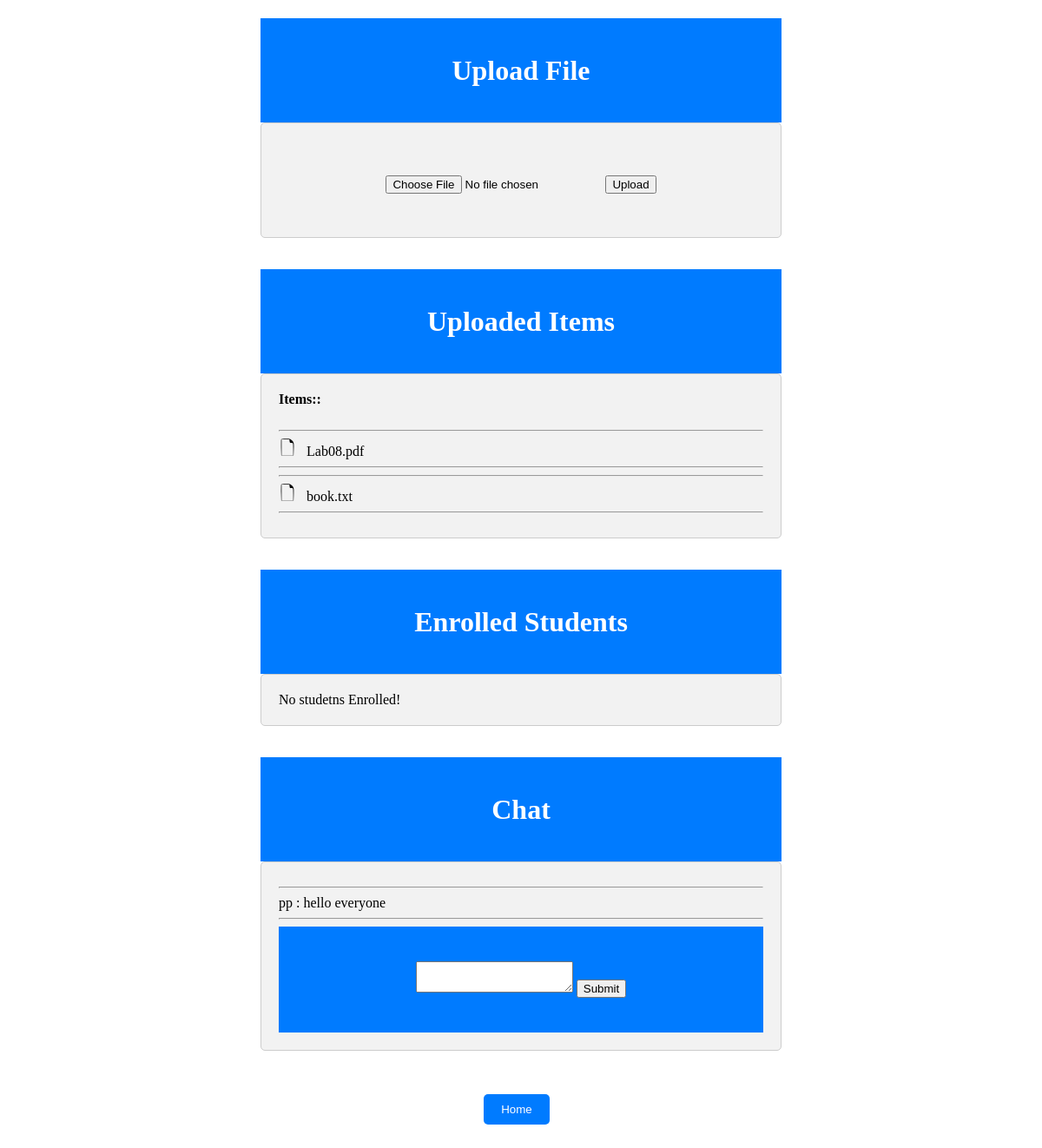
/upload?course_id=1 (signed in), run on an earlier commit of the app's database.
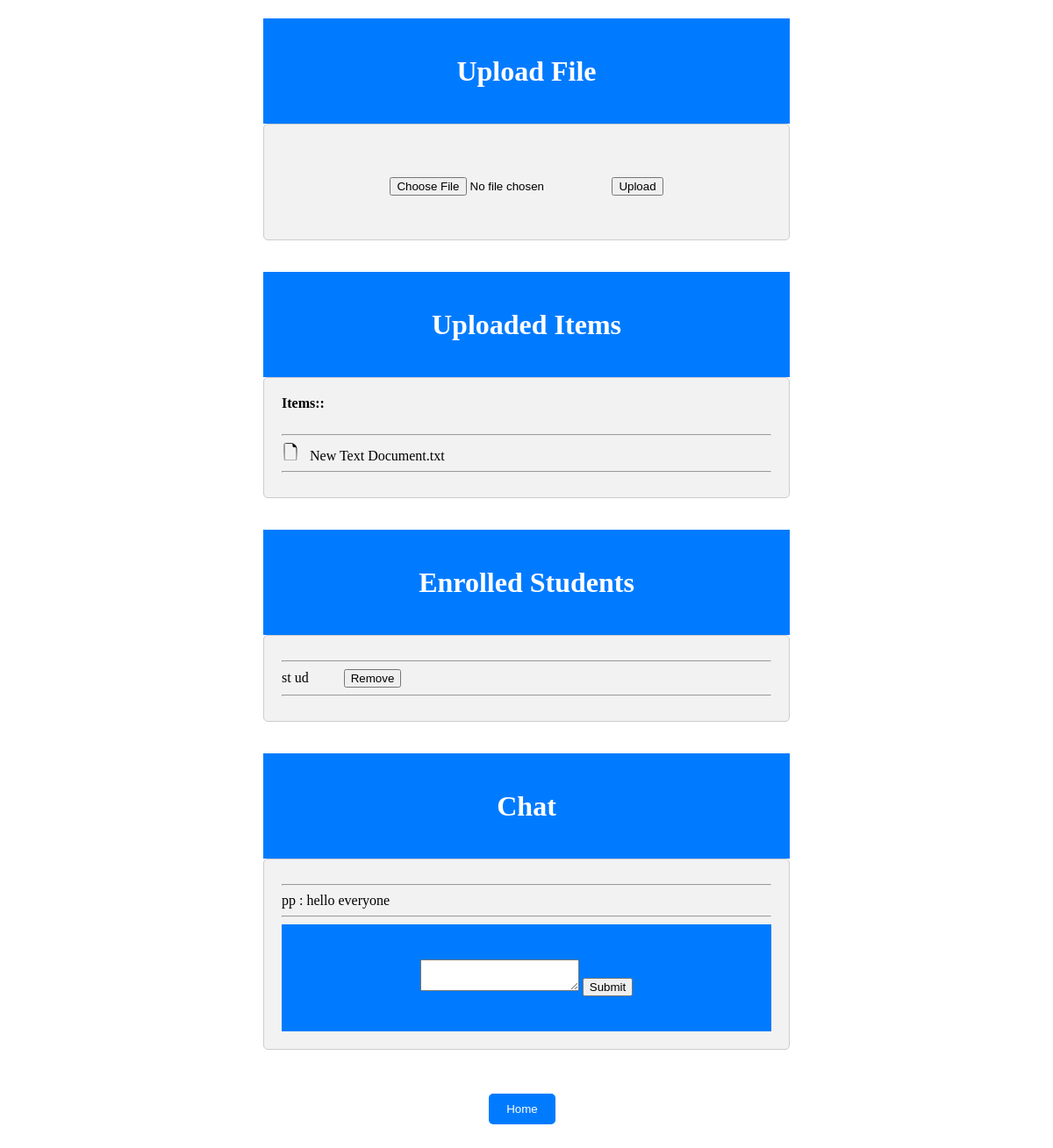
And on a later commit of the database.
### app.py (models this page shows, shortened)
class Upload(db.Model):
    id = db.Column(db.Integer, primary_key=True, autoincrement=True)
    owner = db.Column(db.String(30), nullable=False)
    cid = db.Column(db.Integer, nullable=False)
    item_name = db.Column(db.String(200), nullable=False)
    item_path = db.Column(db.String(200), nullable=False)

class MessegeStore(db.Model):
    messege_id = db.Column(db.Integer, primary_key=True, autoincrement=True)
    course_id = db.Column(db.Integer, nullable=False)
    messege_content = db.Column(db.String(1500), nullable=False)
    sender_name = db.Column(db.String(30), nullable=False)

class User(db.Model, UserMixin):
    uname = db.Column(db.String(30), primary_key=True)
    fname = db.Column(db.String(50), nullable = False)
    lname = db.Column(db.String(50), nullable = True)
    email = db.Column(db.String(50), nullable = False, unique = True)
    password = db.Column(db.String(50), nullable = False)
    designation = db.Column(db.String(10), nullable = False)

### app.py (the view, shortened to what this page needs)
@app.route('/upload', methods=['GET','POST'])
def upload():
    if current_user.is_authenticated:
        t_uname = current_user.uname
        cid = request.args.get('course_id')
        crs = Course.query.filter_by(id=cid).first()
        enr = Enrollment.query.filter_by(cid = cid).all()
        stds=[]
        for e in enr:
            s = User.query.filter_by(uname=e.student_uname).first()
            if s:
                stds.append(s)
        items = Upload.query.filter_by(owner = t_uname, cid=cid).all()
        messeges = MessegeStore.query.filter_by(course_id = cid).all()
        return render_template('course_page_for_teacher.html', t_uname=t_uname, crs=crs, items=items, enr=enr,stds=stds, messeges = messeges)

### app.py (called while the page is built)
@login_manager.user_loader
def load_user(uname):
    return User.query.filter_by(uname=uname).first()

### templates/course_page_for_teacher.html (shortened to what this page needs)
<!DOCTYPE html>
<html>
  <head>
    <link rel="stylesheet" type="text/css" href= {{ url_for('static', filename='loginstyles.css') }} />
  </head>
  <body>
    <header>
        <h1>Upload File</h1>
    </header>
    <main>
    <form action="{{url_for('upload', course_id = crs.id)}}" method="post" enctype="multipart/form-data">
        <div class="auth-options">
            <br>
            <input type="file" name="file" id="file" >
            <br>
            <input type="submit" value="Upload">
        </div>
    </form>
    </main>
    <br>
    <br>
    <header>
        <h1>Uploaded Items</h1>
    </header>
    <main>
        {% if items %}
            <b>Items::</b>
            <br>
            <br>
            {% for f in items %}
                <hr>
                <img src="{{ url_for('static', filename='images/file.svg') }}" alt="file">
                {{f.item_name}}
                <hr>
            {% endfor %}
        {% else %}
            No Item Here!
        {% endif %}
    </main>
    <br><br>
    <header>
        <h1>Enrolled Students</h1>
    </header>
    <main>
        {% if stds %}
            {% for std in stds %}
                <hr>
                {{std.fname}} {{std.lname}} &nbsp;&nbsp;&nbsp;&nbsp;&nbsp;&nbsp;&nbsp;&nbsp;&nbsp;<a href="/remove_student/{{crs.id}}/{{std.uname}}"><button>Remove</button></a>
                <hr>
            {% endfor %}
        {% else %}
            No studetns Enrolled!
        {% endif %}
    </main>
    <br><br>
    <header>
        <h1>Chat</h1>
    </header>
    <main>
        {% if messeges %}
        {% for msg in messeges %}
        <hr>
        {{msg.sender_name}} :  {{msg.messege_content}}
        <hr>
        {% endfor %}
        {% endif %}
    <header>
        <form action="{{url_for('sendMsg', cid=crs.id, uname=t_uname)}}" method="POST">
            <textarea name="msgcontent"></textarea>
            <input type="submit">
        </form>
    </header>
    </main>
        <form action="/home" method="GET">
            <div class="auth-options">
                <button type="submit">Home</button>
            </div>
        </form>
    </body>
</html>

### static/loginstyles.css (style rules this page uses)
* { box-sizing: border-box; }
header, main, footer { max-width: 600px; margin: 0 auto; padding: 20px; }
header { background-color: #007bff; color: #fff; text-align: center; }
main { background-color: #f2f2f2; border: 1px solid #ccc; border-radius: 5px; }
form { padding: 20px; }
.auth-options { display: flex; justify-content: center; margin-top: 20px; }
.auth-options button { background-color: #fff; border: 1px solid #ccc; border-radius: 5px; padding: 10px 20px; cursor: pointer; transition: background-color 0.3s ease; }
.auth-options button:first-child { margin-right: 10px; }
form div { margin-bottom: 10px; }
button[type="submit"] { background-color: #007bff; color: #fff; color: #fff; border: none; border-radius: 5px; padding: 10px 20px; cursor: pointer; transition: background-color 0.3s ease; margin-top: 10px; }
a:link { text-decoration: none; color: black; }

What changed in the data, as far as the page shows it:
removed Upload: item_name "book.txt"
changed Upload: item_name "Lab08.pdf" → "New Text Document.txt"
now on this page (row unchanged): User: fname "st", lname "ud"
Also different on the page:
text no longer shown: "No studetns Enrolled!"
